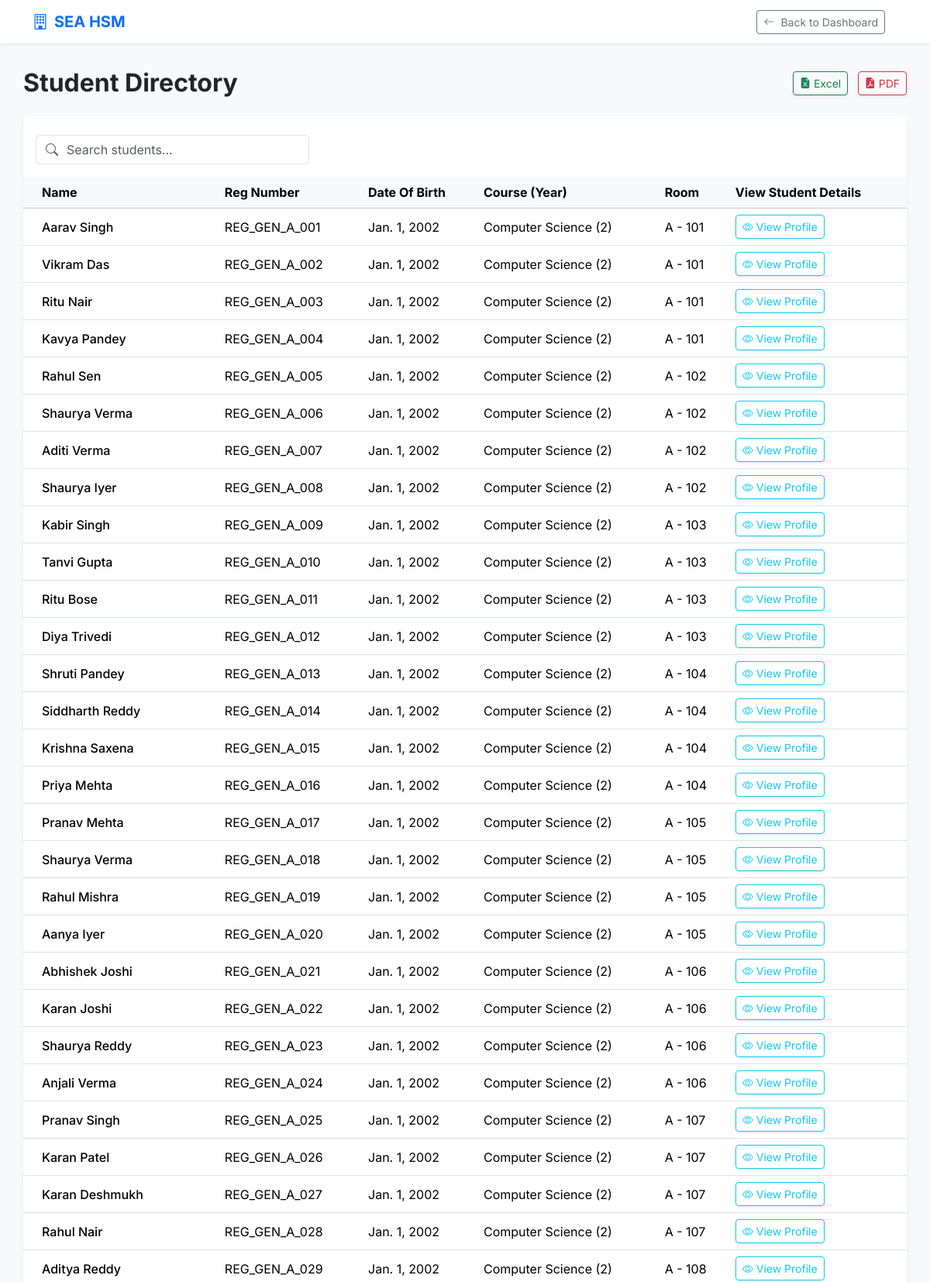
The app's page /student/student_list/ (signed in, upper part) with its own data.
### student/models.py (models this page shows, shortened)
class Student(models.Model):
    user = models.OneToOneField(UserList, on_delete=models.CASCADE)
    name = models.CharField(max_length=30)
    reg_number=models.CharField(max_length=25, unique=True)
    dob = models.DateField("Date of Birth")
    course = models.CharField(max_length=20)
    year = models.IntegerField()
    hostel_fee = models.IntegerField()
    phone = models.CharField(max_length=15,default='+91')
    email = models.EmailField()
    home_address = models.TextField()
    guardian_name = models.CharField(max_length=30)
    guardian_phone = models.CharField(max_length=15,default='+91')
    guardian_email = models.EmailField()
    room = models.ForeignKey(Room, on_delete=models.SET_NULL, null=True)
    photo = models.ImageField(upload_to='students_photo/')
    id_proof = models.FileField(upload_to='id_proof/')

### room/models.py (models this page shows, shortened)
class Room(models.Model):
    block = models.CharField(max_length=5)
    room_no = models.CharField(max_length=10)
    capacity = models.IntegerField()
    class Meta:
        unique_together = ['block', 'room_no']
    def __str__(self):
        return f"{self.block} - {self.room_no}"

### student/views.py (the view)
# urls.py: path('student_list/',views.student_list,name='student_list'),
@login_required(login_url = "login")
def student_list(request):
     if request.user.role == "Admin":
        students = Student.objects.all()
        return render(request, 'student_list.html', {'students': students})
     elif request.user.role == "Warden":
        students = Student.objects.all()
        return render(request, 'student_list.html', {'students': students})
     elif request.user.role == "Staff":
        students = Student.objects.all()
        return render(request, 'student_list.html', {'students': students})
     elif request.user.role == "Student":
        student = get_object_or_404(Student, user=request.user)
        return render(request, "student_dashboard.html", {"student": student})

### student/templates/student_list.html (shortened to what this page needs)
{% extends 'base.html' %}
{% block content %}
<div class="d-flex justify-content-between align-items-center mb-4">
    <h2 class="fw-bold text-dark mb-0">Student Directory</h2>
    <div>
        <button class="btn btn-sm btn-outline-success me-2 shadow-sm" id="btnDownloadExcel"
        title="Download Excel"><i
        class="bi bi-file-earmark-excel-fill me-1"></i>Excel</button>
        <button class="btn btn-sm btn-outline-danger shadow-sm" id="btnDownloadPdf"
        title="Download PDF"><i
        class="bi bi-file-earmark-pdf-fill me-1"></i>PDF</button>
    </div>
</div>
<div class="card border-0 shadow-sm rounded-3">
    <div class="card-header bg-white border-bottom-0 pt-4 pb-0">
        <div class="row">
            <div class="col-md-4">
                <div class="input-group">
                    <span class="input-group-text bg-white border-end-0"><i class="bi bi-search text-muted"></i></span>
                    <input type="text" id="searchInput" class="form-control border-start-0 ps-0" placeholder="Search students...">
                </div>
            </div>
        </div>
    </div>
    <div class="card-body p-0 mt-3">
        <div class="table-responsive">
            <table class="table table-hover align-middle mb-0" id="studentTable">
                <thead class="table-light">
                    <tr>
                        <th class="ps-4">Name</th>
                        <th>Reg Number</th>
                        <th>Date Of Birth</th>
                        <th>Course (Year)</th>
                        <th>Room</th>
                        <th>View Student Details</th>
                    </tr>
                </thead>
                <tbody>
                    {% for student in students %}
                    <tr>
                        <td class="ps-4 fw-medium">{{ student.name }}</td>
                        <td>{{ student.reg_number }}</td>
                        <td>{{ student.dob }}</td>
                        <td>{{ student.course }} ({{ student.year }})</td>
                        <td>{{ student.room|default:"Unassigned" }}</td>
                        <td>
                            <a href="{% url 'view_student' student.id %}" class="btn btn-sm btn-outline-info shadow-sm"><i class="bi bi-eye"></i> View Profile</a>
                        </td>
                    </tr>
                    {% empty %}
                    <tr>
                        <td colspan="6" class="text-center text-muted py-4">No students found in the system.</td>
                    </tr>
                    {% endfor %}
                </tbody>
            </table>
        </div>
    </div>
</div>
{% endblock %}

### accounts/templates/base.html (style rules this page uses)
body { font-family: 'Inter', sans-serif; background-color: #f8f9fa; }

### records on screen
Student: name "Aarav Singh", reg_number "REG_GEN_A_001", dob "Jan. 1, 2002", course "Computer Science", year "2", room "A - 101"
Student: name "Vikram Das", reg_number "REG_GEN_A_002", dob "Jan. 1, 2002", course "Computer Science", year "2", room "A - 101"
Student: name "Ritu Nair", reg_number "REG_GEN_A_003", dob "Jan. 1, 2002", course "Computer Science", year "2", room "A - 101"
Student: name "Kavya Pandey", reg_number "REG_GEN_A_004", dob "Jan. 1, 2002", course "Computer Science", year "2", room "A - 101"
Student: name "Rahul Sen", reg_number "REG_GEN_A_005", dob "Jan. 1, 2002", course "Computer Science", year "2", room "A - 102"
Student: name "Shaurya Verma", reg_number "REG_GEN_A_006", dob "Jan. 1, 2002", course "Computer Science", year "2", room "A - 102"
Student: name "Aditi Verma", reg_number "REG_GEN_A_007", dob "Jan. 1, 2002", course "Computer Science", year "2", room "A - 102"
Student: name "Shaurya Iyer", reg_number "REG_GEN_A_008", dob "Jan. 1, 2002", course "Computer Science", year "2", room "A - 102"
Student: name "Kabir Singh", reg_number "REG_GEN_A_009", dob "Jan. 1, 2002", course "Computer Science", year "2", room "A - 103"
Student: name "Tanvi Gupta", reg_number "REG_GEN_A_010", dob "Jan. 1, 2002", course "Computer Science", year "2", room "A - 103"
Student: name "Ritu Bose", reg_number "REG_GEN_A_011", dob "Jan. 1, 2002", course "Computer Science", year "2", room "A - 103"
Student: name "Diya Trivedi", reg_number "REG_GEN_A_012", dob "Jan. 1, 2002", course "Computer Science", year "2", room "A - 103"
Student: name "Shruti Pandey", reg_number "REG_GEN_A_013", dob "Jan. 1, 2002", course "Computer Science", year "2", room "A - 104"
Student: name "Siddharth Reddy", reg_number "REG_GEN_A_014", dob "Jan. 1, 2002", course "Computer Science", year "2", room "A - 104"
Student: name "Krishna Saxena", reg_number "REG_GEN_A_015", dob "Jan. 1, 2002", course "Computer Science", year "2", room "A - 104"
Student: name "Priya Mehta", reg_number "REG_GEN_A_016", dob "Jan. 1, 2002", course "Computer Science", year "2", room "A - 104"
Student: name "Pranav Mehta", reg_number "REG_GEN_A_017", dob "Jan. 1, 2002", course "Computer Science", year "2", room "A - 105"
Student: name "Shaurya Verma", reg_number "REG_GEN_A_018", dob "Jan. 1, 2002", course "Computer Science", year "2", room "A - 105"
Student: name "Rahul Mishra", reg_number "REG_GEN_A_019", dob "Jan. 1, 2002", course "Computer Science", year "2", room "A - 105"
Student: name "Aanya Iyer", reg_number "REG_GEN_A_020", dob "Jan. 1, 2002", course "Computer Science", year "2", room "A - 105"
Student: name "Abhishek Joshi", reg_number "REG_GEN_A_021", dob "Jan. 1, 2002", course "Computer Science", year "2", room "A - 106"
Student: name "Karan Joshi", reg_number "REG_GEN_A_022", dob "Jan. 1, 2002", course "Computer Science", year "2", room "A - 106"
Student: name "Shaurya Reddy", reg_number "REG_GEN_A_023", dob "Jan. 1, 2002", course "Computer Science", year "2", room "A - 106"
Student: name "Anjali Verma", reg_number "REG_GEN_A_024", dob "Jan. 1, 2002", course "Computer Science", year "2", room "A - 106"
Student: name "Pranav Singh", reg_number "REG_GEN_A_025", dob "Jan. 1, 2002", course "Computer Science", year "2", room "A - 107"
Student: name "Karan Patel", reg_number "REG_GEN_A_026", dob "Jan. 1, 2002", course "Computer Science", year "2", room "A - 107"
Student: name "Karan Deshmukh", reg_number "REG_GEN_A_027", dob "Jan. 1, 2002", course "Computer Science", year "2", room "A - 107"
Student: name "Rahul Nair", reg_number "REG_GEN_A_028", dob "Jan. 1, 2002", course "Computer Science", year "2", room "A - 107"
Student: name "Aditya Reddy", reg_number "REG_GEN_A_029", dob "Jan. 1, 2002", course "Computer Science", year "2", room "A - 108"
